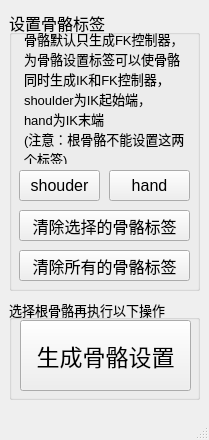
<?xml version="1.0" encoding="UTF-8"?>
<ui version="4.0">
 <class>SkeletonRigWindow</class>
 <widget class="QMainWindow" name="SkeletonRigWindow">
  <property name="geometry">
   <rect>
    <x>0</x>
    <y>0</y>
    <width>209</width>
    <height>440</height>
   </rect>
  </property>
  <property name="minimumSize">
   <size>
    <width>209</width>
    <height>440</height>
   </size>
  </property>
  <property name="windowTitle">
   <string>骨骼设置面板</string>
  </property>
  <widget class="QWidget" name="centralwidget">
   <widget class="QPushButton" name="SekeletonRigButton">
    <property name="geometry">
     <rect>
      <x>20</x>
      <y>320</y>
      <width>171</width>
      <height>71</height>
     </rect>
    </property>
    <property name="font">
     <font>
      <pointsize>17</pointsize>
     </font>
    </property>
    <property name="text">
     <string>生成骨骼设置</string>
    </property>
   </widget>
   <widget class="QGroupBox" name="groupBox">
    <property name="geometry">
     <rect>
      <x>9</x>
      <y>10</y>
      <width>191</width>
      <height>281</height>
     </rect>
    </property>
    <property name="font">
     <font>
      <pointsize>12</pointsize>
     </font>
    </property>
    <property name="title">
     <string>设置骨骼标签</string>
    </property>
    <widget class="QPushButton" name="shouldButton">
     <property name="geometry">
      <rect>
       <x>10</x>
       <y>160</y>
       <width>81</width>
       <height>31</height>
      </rect>
     </property>
     <property name="font">
      <font>
       <pointsize>12</pointsize>
      </font>
     </property>
     <property name="text">
      <string>shouder</string>
     </property>
    </widget>
    <widget class="QPushButton" name="handButton">
     <property name="geometry">
      <rect>
       <x>100</x>
       <y>160</y>
       <width>81</width>
       <height>31</height>
      </rect>
     </property>
     <property name="font">
      <font>
       <pointsize>12</pointsize>
      </font>
     </property>
     <property name="text">
      <string>hand</string>
     </property>
    </widget>
    <widget class="QPushButton" name="cleanSelLabelButton">
     <property name="geometry">
      <rect>
       <x>10</x>
       <y>200</y>
       <width>171</width>
       <height>31</height>
      </rect>
     </property>
     <property name="font">
      <font>
       <pointsize>12</pointsize>
      </font>
     </property>
     <property name="text">
      <string>清除选择的骨骼标签</string>
     </property>
    </widget>
    <widget class="QPushButton" name="cleanAllLabelButton">
     <property name="geometry">
      <rect>
       <x>10</x>
       <y>240</y>
       <width>171</width>
       <height>31</height>
      </rect>
     </property>
     <property name="font">
      <font>
       <pointsize>12</pointsize>
      </font>
     </property>
     <property name="text">
      <string>清除所有的骨骼标签</string>
     </property>
    </widget>
    <widget class="QLabel" name="label">
     <property name="geometry">
      <rect>
       <x>15</x>
       <y>23</y>
       <width>161</width>
       <height>131</height>
      </rect>
     </property>
     <property name="font">
      <font>
       <pointsize>10</pointsize>
      </font>
     </property>
     <property name="text">
      <string>骨骼默认只生成FK控制器，
为骨骼设置标签可以使骨骼
同时生成IK和FK控制器，
shoulder为IK起始端，
hand为IK末端
(注意：根骨骼不能设置这两
个标签)</string>
     </property>
    </widget>
   </widget>
   <widget class="QGroupBox" name="groupBox_2">
    <property name="geometry">
     <rect>
      <x>9</x>
      <y>299</y>
      <width>191</width>
      <height>101</height>
     </rect>
    </property>
    <property name="font">
     <font>
      <pointsize>10</pointsize>
     </font>
    </property>
    <property name="title">
     <string>选择根骨骼再执行以下操作</string>
    </property>
   </widget>
   <zorder>groupBox_2</zorder>
   <zorder>SekeletonRigButton</zorder>
   <zorder>groupBox</zorder>
  </widget>
  <widget class="QMenuBar" name="menubar">
   <property name="geometry">
    <rect>
     <x>0</x>
     <y>0</y>
     <width>209</width>
     <height>21</height>
    </rect>
   </property>
  </widget>
  <widget class="QStatusBar" name="statusbar"/>
 </widget>
 <resources/>
 <connections/>
</ui>
